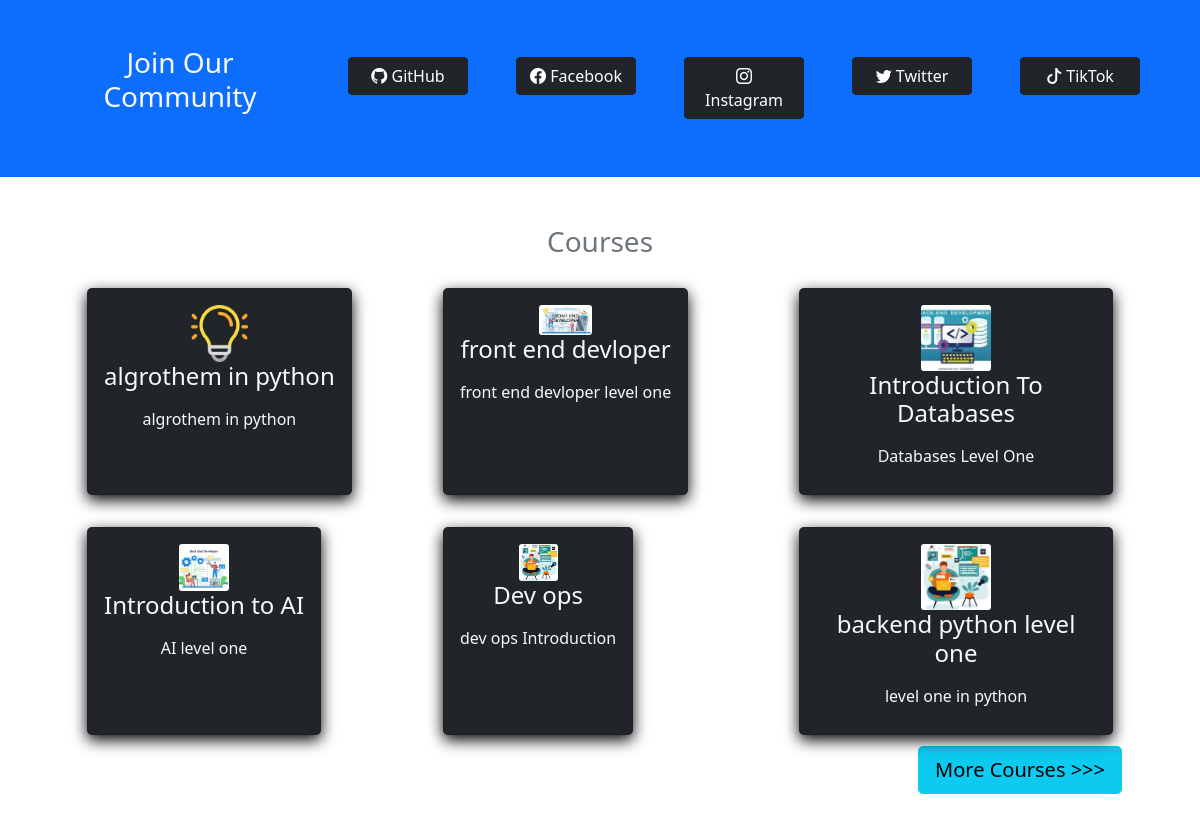
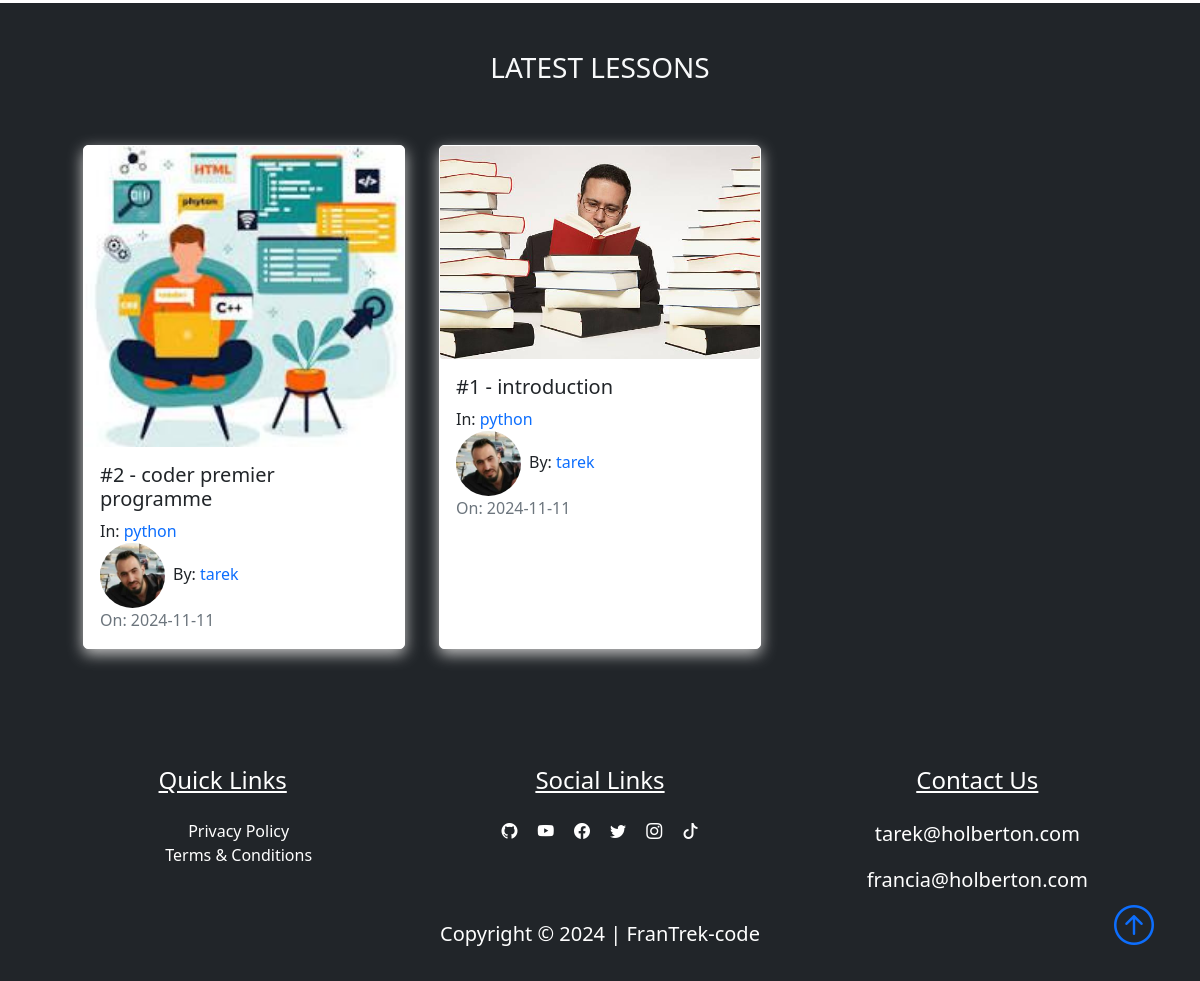
Page /home (lower part) on the earlier database version (2 pictures, top to bottom).
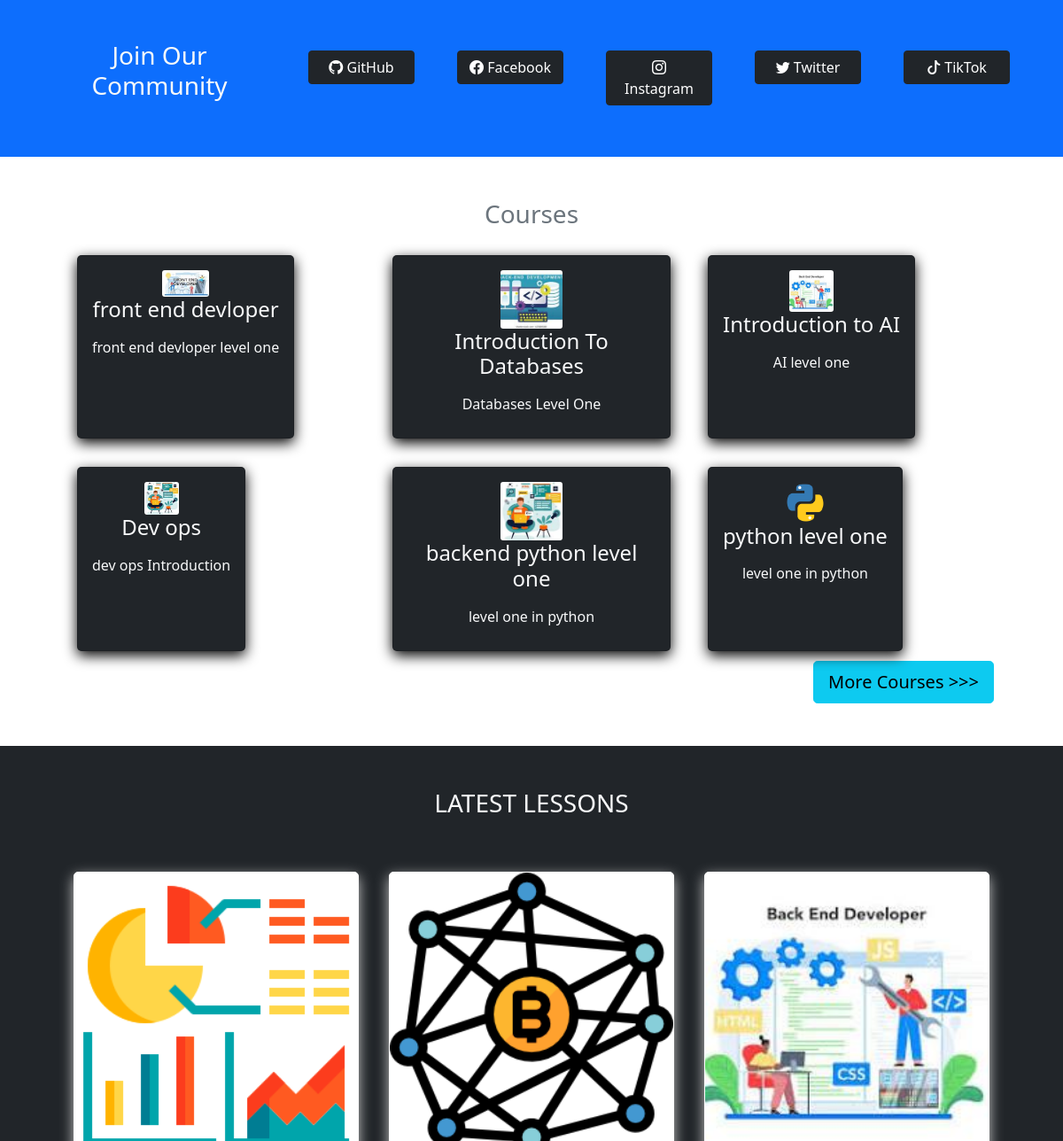
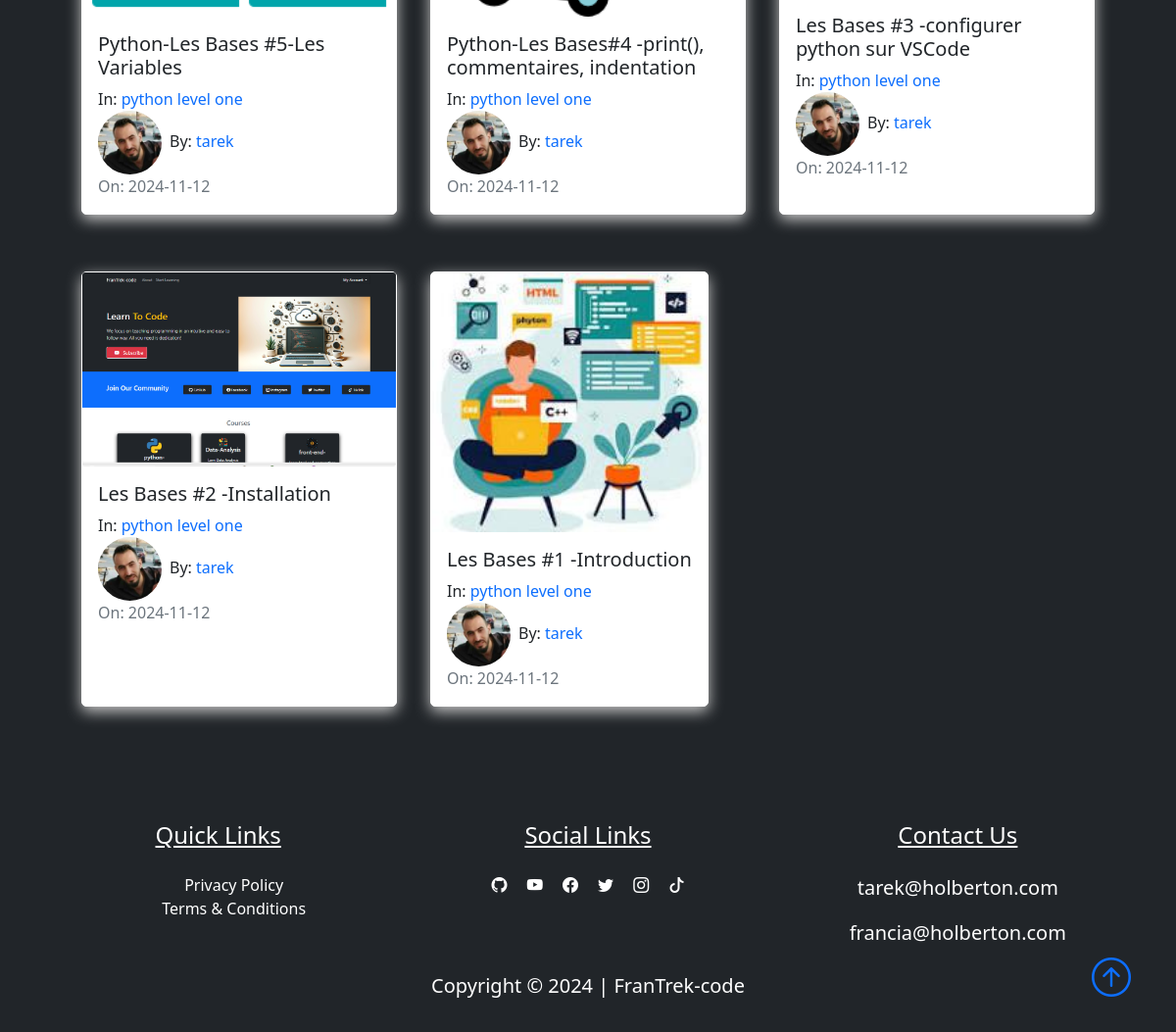
Same page on the later database version (2 pictures, top to bottom).
### FranTrek/models.py (models this page shows, shortened)
class Course(db.Model):
    id = db.Column(db.Integer, primary_key=True)
    title = db.Column(db.String(50), unique=True, nullable=False)
    description = db.Column(db.String(150), nullable=False)
    icon = db.Column(db.String(20), nullable=False, default="default_icon.jpg")
    lessons = db.relationship("Lesson", backref="course_name", lazy=True)

class Lesson(db.Model):
    id = db.Column(db.Integer, primary_key=True)
    title = db.Column(db.String(100), nullable=False)
    date_posted = db.Column(db.DateTime, nullable=False, default=datetime.utcnow)
    content = db.Column(db.Text, nullable=False)
    thumbnail = db.Column(
        db.String(20), nullable=False, default="default_thumbnail.jpg"
    )
    slug = db.Column(db.String(32), nullable=False)
    user_id = db.Column(db.Integer, db.ForeignKey("user.id"), nullable=False)
    course_id = db.Column(db.Integer, db.ForeignKey("course.id"), nullable=False)

class User(db.Model, UserMixin):
    id = db.Column(db.Integer, primary_key=True)
    fname = db.Column(db.String(25), nullable=False)
    lname = db.Column(db.String(25), nullable=False)
    username = db.Column(db.String(25), unique=True, nullable=False)
    email = db.Column(db.String(125), unique=True, nullable=False)
    image_file = db.Column(db.String(20), nullable=False, default="default.png")
    bio = db.Column(db.Text, nullable=True)
    password = db.Column(db.String(60), nullable=False)
    lessons = db.relationship("Lesson", backref="author", lazy=True)

### FranTrek/main/routes.py (the view)
@main.route("/")
@main.route("/home")
def home():
    lessons = Lesson.query.order_by(Lesson.date_posted.desc()).paginate(
        page=1, per_page=6
    )
    courses = Course.query.paginate(page=1, per_page=6)
    return render_template("home.html", lessons=lessons, courses=courses)

### FranTrek/templates/home.html (shortened to what the changed rows need)
{% extends "layout.html"%}
{% block content%}
<section class="bg-ligh">
    <div class="container p-5">
        <div class="row">
            {% for course in courses.items %}
            <div class="col-sm-12 col-md-6 col-lg-4 p-3 d-flex align-items-stretch">
                <a href="{{url_for('courses.course', course_title=course.title)}}" class="text-decoration-none">
                    <div class="card bg-dark text-light h-100">
                        <div class="card-body text-center">
                            <img src="{{url_for('static', filename='course_icons/'+course.icon)}}" alt=""
                                class="card-img w-25">
                            <h4 class="card-title mb-3">
                                {{course.title}}
                            </h4>
                            <p class="card-text">{{course.description}}</p>
                        </div>
                    </div>
                </a>
            </div>
            {% endfor %}
        </div>
    </div>
</section>
<section class="bg-dark">
    <div class="container p-5">
        <div class="row">
            {% for lesson in lessons.items %}
            <div class="col-sm-12 col-md-6 col-lg-4 pb-5 d-flex align-items-stretch">
                <div class="card lesson">
                    <img src="{{url_for('static', filename='lesson_thumbnails/'+lesson.thumbnail)}}" class="card-img">
                    <div class="card-body d-flex flex-column">
                        <h5 class="card-title">
                            <a class="text-decoration-none text-dark"
                                href="{{url_for('lessons.lesson', lesson_slug=lesson.slug, course=lesson.course_name.title)}}">{{lesson.title}}</a>
                        </h5>
                        <p class="card-text mb-0">In:
                            <a class="text-decoration-none"
                                href="{{ url_for('courses.course', course_title=lesson.course_name.title)}}">{{lesson.course_name.title}}</a>
                        </p>
                        <span><img class="article-img rounded-circle"
                                src="{{url_for('static', filename='user_pics/'+lesson.author.image_file)}}" alt="">By:
                            <a href="{{ url_for('users.author', username=lesson.author.username)}}"
                                class="link">{{lesson.author.username}}</a></span>
                        <span class="text-muted">On: {{lesson.date_posted.strftime('%Y-%m-%d')}}</span>
                    </div>
                </div>
            </div>
            {% endfor %}
        </div>
    </div>
</section>
{% endblock content%}

Differences in the rows shown:
removed Course: icon (picture), title "algrothem in python", description "algrothem in python"
removed Lesson: thumbnail (picture), title "#2 - coder premier programme", course_name "python", image_file (picture), author.username "tarek", date_posted "2024-11-11"
now on this page (row edited): Course: icon (picture), title "python level one", description "level one in python"
added Lesson: thumbnail (picture), title "Python-Les Bases #5-Les Variables", course_name "python level one", image_file (picture), author.username "tarek", date_posted "2024-11-12"
added Lesson: thumbnail (picture), title "Python-Les Bases#4 -print(), commentaires, indentation", course_name "python level one", image_file (picture), author.username "tarek", date_posted "2024-11-12"
added Lesson: thumbnail (picture), title "Les Bases #3 -configurer python sur VSCode", course_name "python level one", image_file (picture), author.username "tarek", date_posted "2024-11-12"
added Lesson: thumbnail (picture), title "Les Bases #2 -Installation", course_name "python level one", image_file (picture), author.username "tarek", date_posted "2024-11-12"
changed Lesson: thumbnail: a different picture; title "#1 - introduction" → "Les Bases #1 -Introduction"; course_name "python" → "python level one"; date_posted "2024-11-11" → "2024-11-12"
